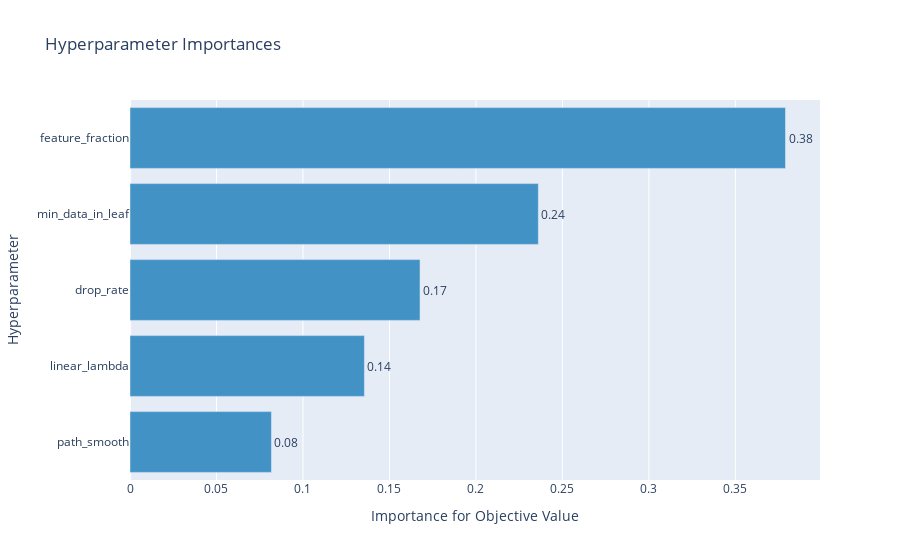

This figure's notebook cell:
### Code cell
plot_param_importances(study)

### Figure 1 — Plotly figure (JSON) as saved in the notebook; plotly's stock layout.template omitted (floating-point values rounded to 4 significant figures)
{"data": [{"cliponaxis": false, "hovertemplate": ["path_smooth (UniformDistribution): 0.08176330993591674<extra></extra>", "linear_lambda (UniformDistribution): 0.1355280587395959<extra></extra>", "drop_rate (DiscreteUniformDistribution): 0.1676680131245446<extra></extra>", "min_data_in_leaf (IntUniformDistribution): 0.2360736407773808<extra></extra>", "feature_fraction (DiscreteUniformDistribution): 0.37896697742256186<extra></extra>"], "marker": {"color": "rgb(66,146,198)"}, "orientation": "h", "text": ["0.08176330993591674", "0.1355280587395959", "0.1676680131245446", "0.2360736407773808", "0.37896697742256186"], "textposition": "outside", "texttemplate": "%{text:.2f}", "type": "bar", "x": [0.08176, 0.1355, 0.1677, 0.2361, 0.379], "y": ["path_smooth", "linear_lambda", "drop_rate", "min_data_in_leaf", "feature_fraction"]}], "layout": {"autosize": true, "showlegend": false, "title": {"text": "Hyperparameter Importances"}, "xaxis": {"autorange": true, "range": [0, 0.3989], "title": {"text": "Importance for Objective Value"}, "type": "linear"}, "yaxis": {"autorange": true, "range": [-0.5, 4.5], "title": {"text": "Hyperparameter"}, "type": "category"}}}
